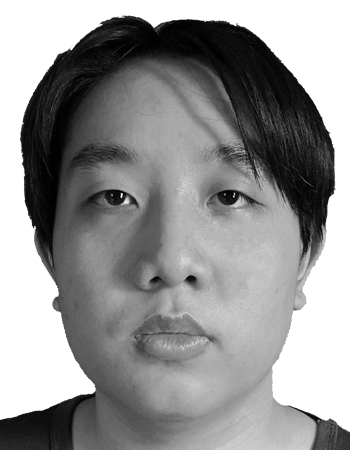
#> input picture lab1/self.bmp, 350 x 450 px, found by its file name
$ python self_surface.py
#> lines starting #> are read from the running program, lines starting #| are printed output that depends on the picture
import cv2
import numpy as np
import matplotlib.pyplot as plt
img = cv2.imread('D:\Lab\Telecommunication Lab\lab1\self.bmp',0)
#> img is the input picture: shape (450, 350); min 0, max 255, mean 148
#downscaling has a "smoothing" effect
img = cv2.resize(img, (70,70))
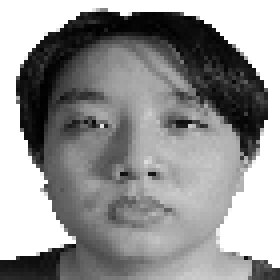
#> img: shape (70, 70) (shown 4 times larger); min 0, max 255, mean 147.8
xx, yy = np.mgrid[0:img.shape[0],0:img.shape[1]]
fig = plt.figure()
ax = plt.axes(projection='3d')
ax.plot_surface(xx, yy, img, rstride=1, cstride=1, linewidth=0, cmap='gray')
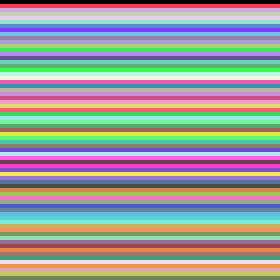
#> xx: shape (70, 70) int64 (shown 4 times larger); 70 distinct labels, from 0 to 69; one colour per label, 0 black
plt.show()
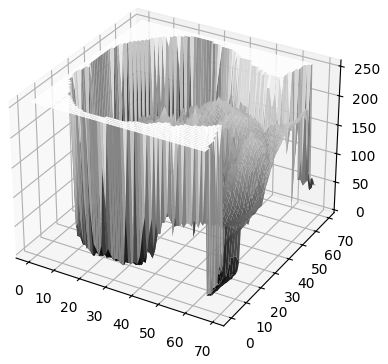
#> figure drawn by matplotlib, 1 panel

$ run again, with lab1/imgtst.jpg saved as lab1/self.bmp
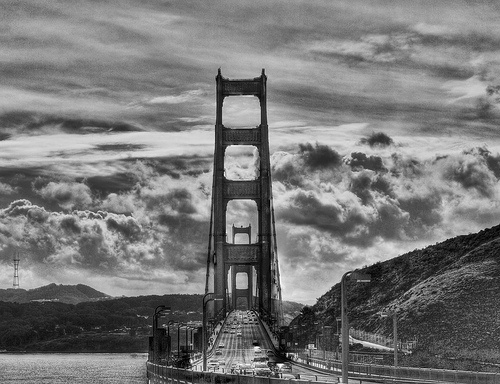
#> input picture lab1/imgtst.jpg, 500 x 384 px, found by its file name
#> img is the input picture: shape (384, 500); min 0, max 255, mean 119.3
#> `img = cv2.resize(img, (70,70))`:
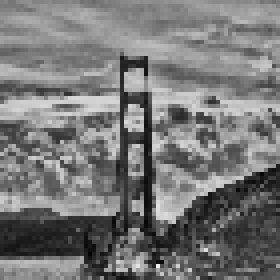
#> img: shape (70, 70) (shown 4 times larger); min 4, max 238, mean 119.4
#> xx: shape (70, 70) int64; 70 distinct labels, from 0 to 69
#> `plt.show()`:
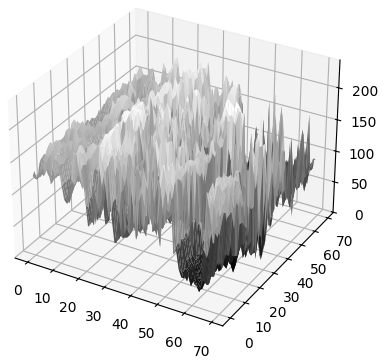
#> figure drawn by matplotlib, 1 panel
